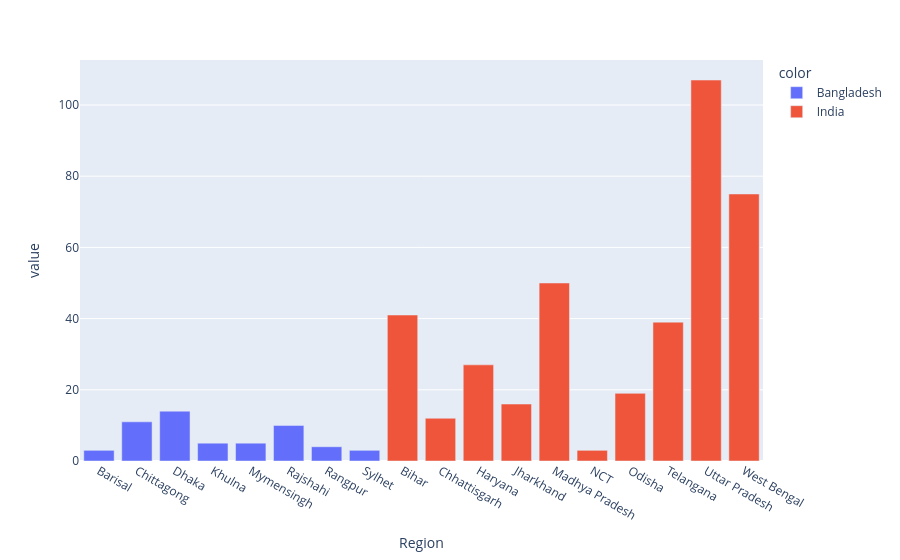

Notebook code cell kept with this figure:
### Code cell
fig = px.bar(metadata_region_all.Count, color=metadata_region_all.Country)
fig.show()

### Figure 1 — Plotly figure (JSON) as saved in the notebook; plotly's stock layout.template omitted (floating-point values rounded to 4 significant figures)
{"data": [{"alignmentgroup": "True", "hovertemplate": "color=Bangladesh<br>Region=%{x}<br>value=%{y}<extra></extra>", "legendgroup": "Bangladesh", "marker": {"color": "#636efa"}, "name": "Bangladesh", "offsetgroup": "Bangladesh", "orientation": "v", "showlegend": true, "textposition": "auto", "type": "bar", "x": ["Barisal", "Chittagong", "Dhaka", "Khulna", "Mymensingh", "Rajshahi", "Rangpur", "Sylhet"], "xaxis": "x", "y": [3, 11, 14, 5, 5, 10, 4, 3], "yaxis": "y"}, {"alignmentgroup": "True", "hovertemplate": "color=India<br>Region=%{x}<br>value=%{y}<extra></extra>", "legendgroup": "India", "marker": {"color": "#EF553B"}, "name": "India", "offsetgroup": "India", "orientation": "v", "showlegend": true, "textposition": "auto", "type": "bar", "x": ["Bihar", "Chhattisgarh", "Haryana", "Jharkhand", "Madhya Pradesh", "NCT", "Odisha", "Telangana", "Uttar Pradesh", "West Bengal"], "xaxis": "x", "y": [41, 12, 27, 16, 50, 3, 19, 39, 107, 75], "yaxis": "y"}], "layout": {"barmode": "relative", "legend": {"title": {"text": "color"}, "tracegroupgap": 0}, "margin": {"t": 60}, "xaxis": {"anchor": "y", "domain": [0.0, 1.0], "title": {"text": "Region"}}, "yaxis": {"anchor": "x", "domain": [0.0, 1.0], "title": {"text": "value"}}}}
